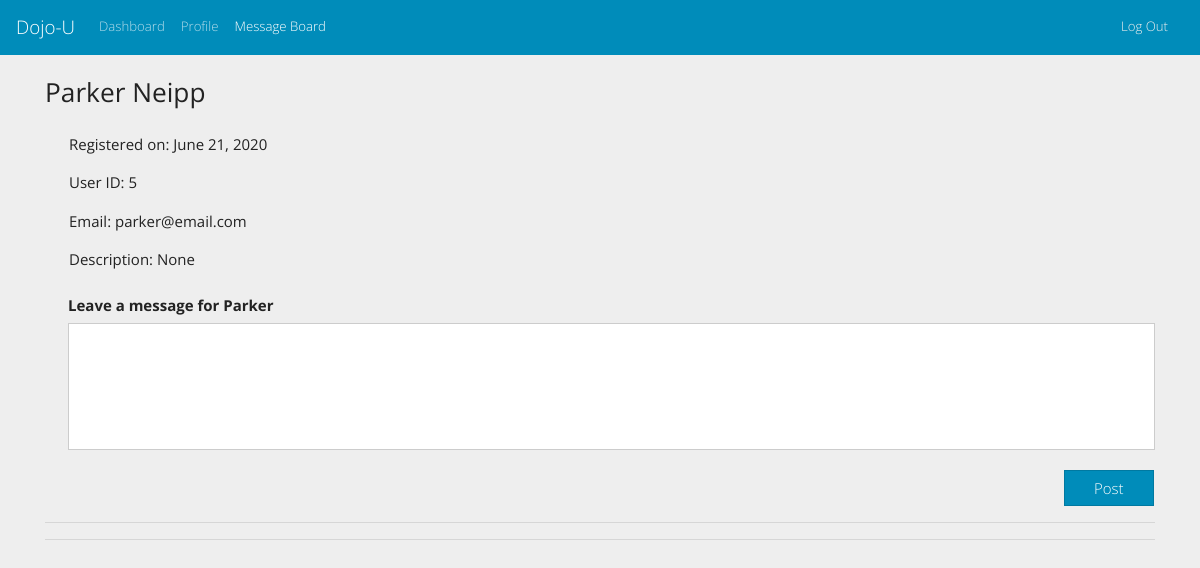
/users/show/5/ (signed in), run on an earlier commit of the app's database.
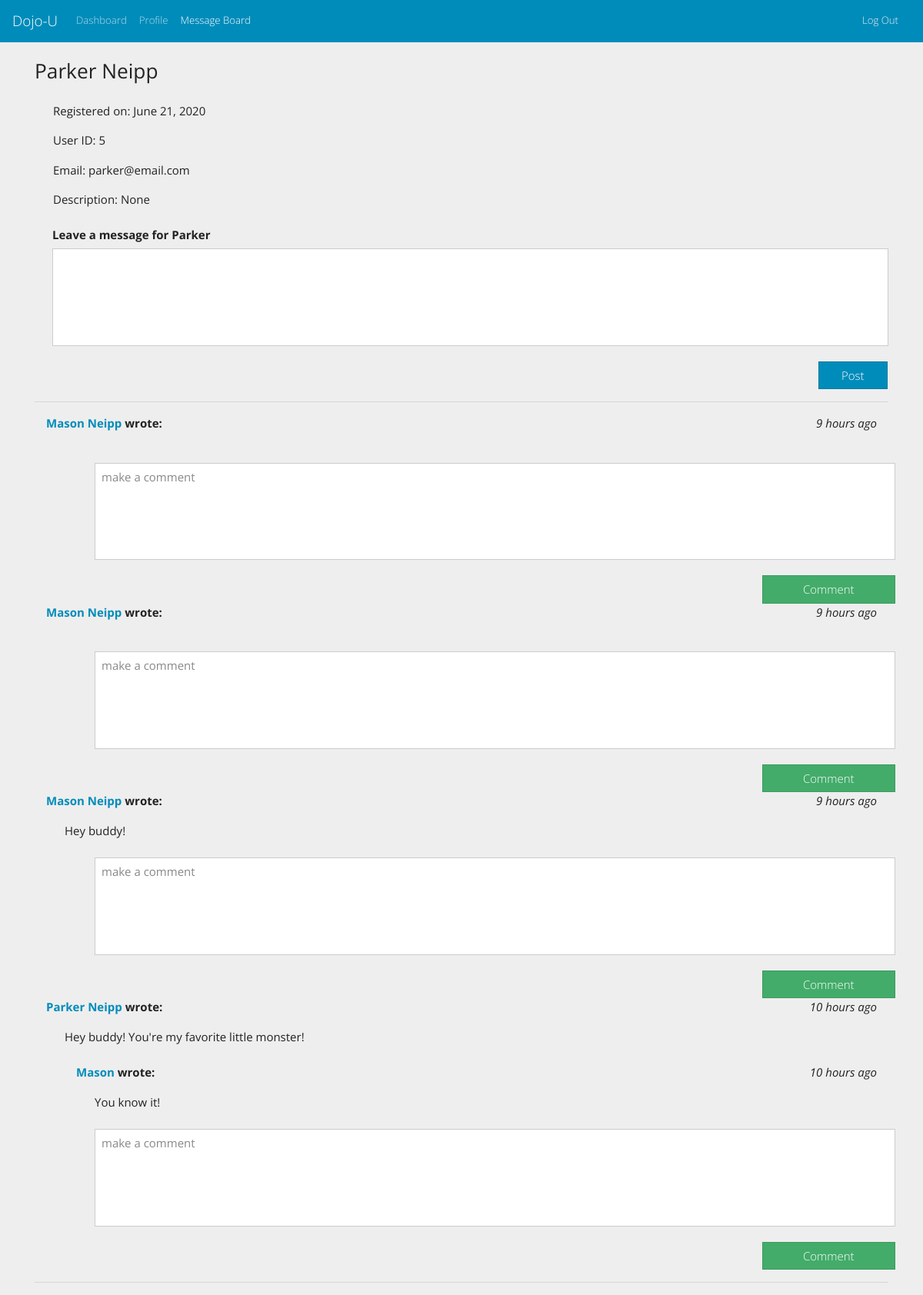
And on a later commit of the database.
### dashboard_app/models.py (models this page shows, shortened)
class Post(models.Model):
    content = models.TextField()
    board = models.ForeignKey(User, related_name="board_posts", on_delete=models.CASCADE)
    creator = models.ForeignKey(User, related_name="has_posts", on_delete=models.CASCADE)
    created_at = models.DateTimeField(auto_now_add=True)
    edited_at = models.DateTimeField(auto_now=True)
    def whenCreated(self):
        now = timezone.now()
        diff= now - self.created_at
        if diff.days == 0 and diff.seconds >= 0 and diff.seconds < 60:
            seconds= diff.seconds
            if seconds == 1:
                return str(seconds) +  "second ago"
            else:
                return str(seconds) + " seconds ago"
        if diff.days == 0 and diff.seconds >= 60 and diff.seconds < 3600:
            minutes= math.floor(diff.seconds/60)
            if minutes == 1:
                return str(minutes) + " minute ago"
            else:
                return str(minutes) + " minutes ago"
        if diff.days == 0 and diff.seconds >= 3600 and diff.seconds < 86400:
            hours= math.floor(diff.seconds/3600)
            if hours == 1:
                return str(hours) + " hour ago"
            else:
                return str(hours) + " hours ago"

class Comment(models.Model):
    content = models.TextField()
    creator = models.ForeignKey(User, related_name="has_comments", on_delete=models.CASCADE)
    post = models.ForeignKey(Post, related_name="has_comments", on_delete=models.CASCADE)
    created_at = models.DateTimeField(auto_now_add=True)
    edited_at = models.DateTimeField(auto_now=True)
    def whenCreated(self):
        now = timezone.now()
        diff= now - self.created_at
        if diff.days == 0 and diff.seconds >= 0 and diff.seconds < 60:
            seconds= diff.seconds
            if seconds == 1:
                return str(seconds) +  "second ago"
            else:
                return str(seconds) + " seconds ago"
        if diff.days == 0 and diff.seconds >= 60 and diff.seconds < 3600:
            minutes= math.floor(diff.seconds/60)
            if minutes == 1:
                return str(minutes) + " minute ago"
            else:
                return str(minutes) + " minutes ago"
        if diff.days == 0 and diff.seconds >= 3600 and diff.seconds < 86400:
            hours= math.floor(diff.seconds/3600)
            if hours == 1:
                return str(hours) + " hour ago"
            else:
                return str(hours) + " hours ago"

### login_app/models.py (models this page shows)
class User(models.Model):
    first_name = models.CharField(max_length=255)
    last_name = models.CharField(max_length=255)
    email = models.CharField(max_length=255)
    password = models.CharField(max_length=255)
    user_level_choices =[
        (0,"Normal"),
        (9,"Admin")
    ]
    description = models.TextField(null=True)
    user_level = models.IntegerField(choices=user_level_choices, default=0)
    created_at = models.DateTimeField(auto_now_add=True)
    edited_at = models.DateTimeField(auto_now=True)
    objects = userManager()
    def dateCreated(self):
        return self.created_at.strftime("%B %d, %Y")

### dashboard_app/views.py (the view)
# urls.py: path('users/show/<int:user_id>/', db_views.message_board, name="message_board"),
def message_board(request, user_id):
    if "user_id" not in request.session:
        return redirect(reverse("home"))
    context={
        "logged_user":User.objects.get(id=request.session["user_id"]),
        "all_users":User.objects.all(),
        "user":User.objects.get(id=user_id),
    }
    return render(request, "message_board.html",context)

### dashboard_app/templates/message_board.html (shortened to what the changed rows need)
<!DOCTYPE html>
<html lang="en">
<head>
    <link href="https://stackpath.bootstrapcdn.com/bootswatch/4.5.0/yeti/bootstrap.min.css" rel="stylesheet"
>
</head>
<body class="bg-secondary">
    <br>
    <div class="container">
        <div id="posts">
            {% for post in user.board_posts.all reversed %}
            <div class="container">
                <div class="row">
                    <div class="col-sm-12 d-flex justify-content-between">
                        <p class="inline-block"><strong><a
                                    href="{% url 'message_board' post.creator.id %}">{{post.creator.first_name}}
                                    {{post.creator.last_name}}</a> wrote:</strong></p>
                        <p class="inline-block"><em>{{post.whenCreated}}</em></p>
                    </div>
                    <div class="col-sm-12 ml-4">
                        {{post.content}}
                    </div>
                </div>
                {% for comment in post.has_comments.all %}
                <div class="row ml-4 mt-4">
                    <div class="col-sm-12 d-flex justify-content-between ">
                        <p class="inline-block"><strong><a
                                    href="{% url 'message_board' comment.creator.id %}">{{comment.creator.first_name}}</a>
                                wrote:</strong></p>
                        <p class="inline-block"><em>{{comment.whenCreated}}</em></p>
                    </div>
                    <div class="col-sm-12 ml-4">
                        {{comment.content}}
                    </div>
                </div>
                {% endfor %}
                <div class="row mt-4 ml-4">
                    <div class="col-sm-12 col-md-12 ml-4">
                        <form action="{% url 'make_comment' post.id %}" method="POST" id="comment_form_{{post.id}}"
                            ajax="make_comment">
                            <div class="form-group">
                                <textarea class="form-control" name="comment" id="comment" rows="5" style="resize:none;"
                                    placeholder="make a comment"></textarea>
                            </div>
                        </form>
                    </div>
                    <div class="row col-sm-12 ml-4 mt-1 d-flex justify-content-end">
                        <input form="comment_form_{{post.id}}" type="submit"
                            class="col-sm-12 col-md-2 btn btn-success text-white ml-auto" value="Comment">
                    </div>
                </div>
            </div>
            {% endfor %}
        </div>
    </div>
</body>
</html>

What changed in the data, as far as the page shows it:
added Post: creator.first_name "Mason", creator.last_name "Neipp", whenCreated "9 hours ago"
added Post: creator.first_name "Mason", creator.last_name "Neipp", whenCreated "9 hours ago"
added Post: creator.first_name "Mason", creator.last_name "Neipp", whenCreated "9 hours ago", content "Hey buddy!"
added Post: creator.first_name "Parker", creator.last_name "Neipp", whenCreated "10 hours ago", content "Hey buddy! You're my favorite little monster!"
added Comment: creator.first_name "Mason", whenCreated "10 hours ago", content "You know it!"
